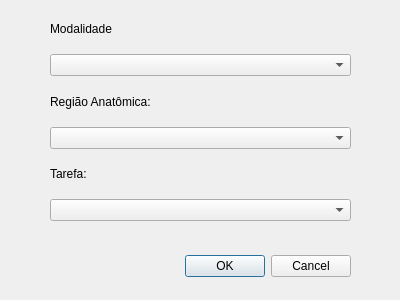
<?xml version="1.0" encoding="UTF-8"?>
<ui version="4.0">
 <class>ExportAssignment</class>
 <widget class="QDialog" name="ExportAssignment">
  <property name="geometry">
   <rect>
    <x>0</x>
    <y>0</y>
    <width>400</width>
    <height>300</height>
   </rect>
  </property>
  <property name="windowTitle">
   <string>Dialog</string>
  </property>
  <widget class="QDialogButtonBox" name="buttonBox">
   <property name="geometry">
    <rect>
     <x>10</x>
     <y>250</y>
     <width>341</width>
     <height>32</height>
    </rect>
   </property>
   <property name="orientation">
    <enum>Qt::Horizontal</enum>
   </property>
   <property name="standardButtons">
    <set>QDialogButtonBox::Cancel|QDialogButtonBox::Ok</set>
   </property>
  </widget>
  <widget class="QWidget" name="layoutWidget">
   <property name="geometry">
    <rect>
     <x>50</x>
     <y>10</y>
     <width>301</width>
     <height>211</height>
    </rect>
   </property>
   <layout class="QVBoxLayout" name="verticalLayout">
    <item>
     <widget class="QLabel" name="label_8">
      <property name="text">
       <string>Modalidade</string>
      </property>
     </widget>
    </item>
    <item>
     <widget class="QComboBox" name="modalityComboBox"/>
    </item>
    <item>
     <widget class="QLabel" name="label_7">
      <property name="text">
       <string>Região Anatômica:</string>
      </property>
     </widget>
    </item>
    <item>
     <widget class="QComboBox" name="anatomicalRegionComboBox"/>
    </item>
    <item>
     <widget class="QLabel" name="label_6">
      <property name="text">
       <string>Tarefa:</string>
      </property>
      <property name="buddy">
       <cstring>question</cstring>
      </property>
     </widget>
    </item>
    <item>
     <widget class="QComboBox" name="assignmentComboBox"/>
    </item>
   </layout>
  </widget>
 </widget>
 <resources/>
 <connections>
  <connection>
   <sender>buttonBox</sender>
   <signal>accepted()</signal>
   <receiver>ExportAssignment</receiver>
   <slot>accept()</slot>
   <hints>
    <hint type="sourcelabel">
     <x>248</x>
     <y>254</y>
    </hint>
    <hint type="destinationlabel">
     <x>157</x>
     <y>274</y>
    </hint>
   </hints>
  </connection>
  <connection>
   <sender>buttonBox</sender>
   <signal>rejected()</signal>
   <receiver>ExportAssignment</receiver>
   <slot>reject()</slot>
   <hints>
    <hint type="sourcelabel">
     <x>316</x>
     <y>260</y>
    </hint>
    <hint type="destinationlabel">
     <x>286</x>
     <y>274</y>
    </hint>
   </hints>
  </connection>
 </connections>
</ui>
